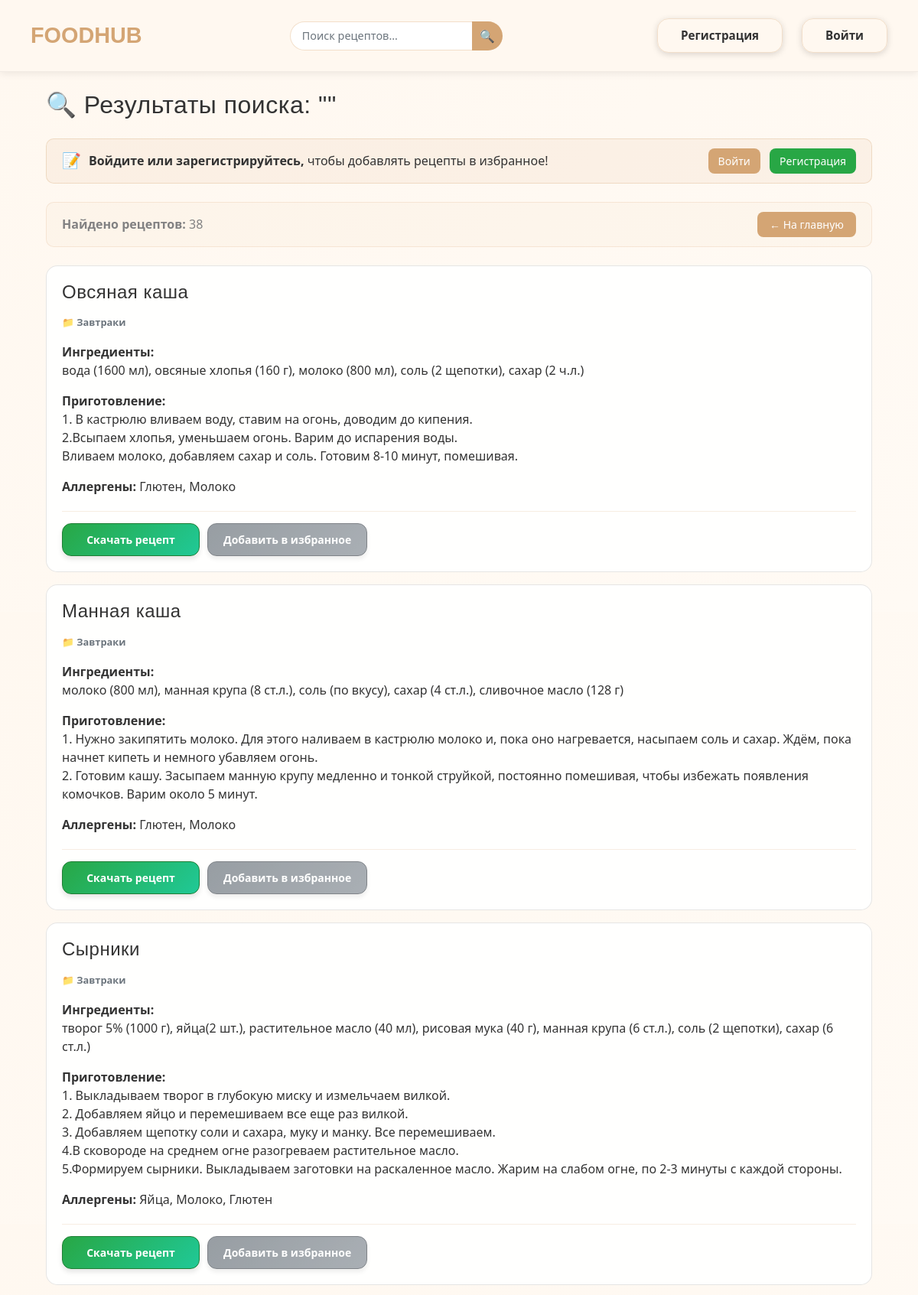
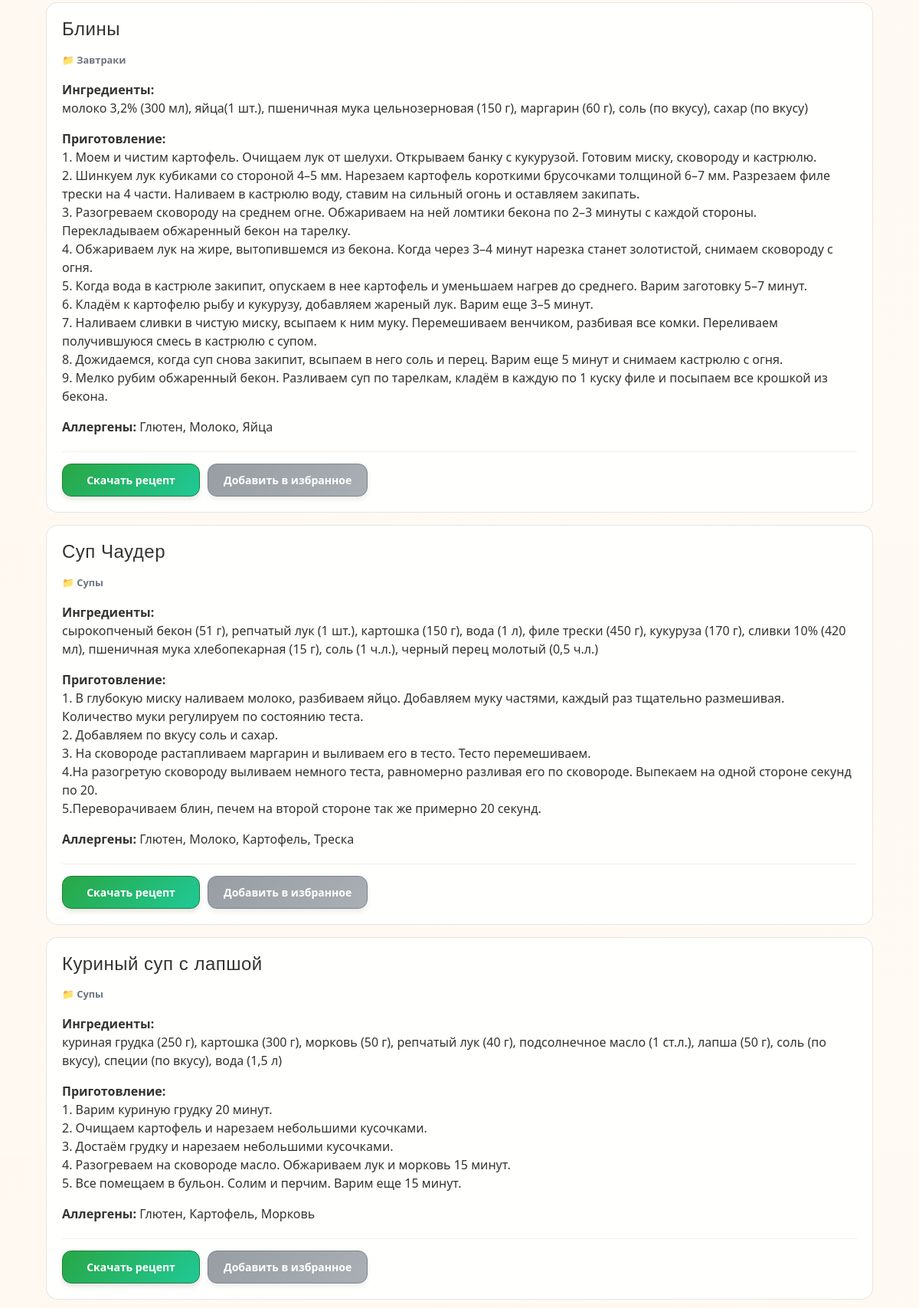
Screenshot of /search (upper part) with the database file from the repository (2 pictures, top to bottom).
### data/recipes.py (models this page shows)
class Recipes(SqlAlchemyBase):
    __tablename__ = 'recipes'
    id = sqlalchemy.Column(sqlalchemy.Integer,
                           primary_key=True, autoincrement=True)
    title = sqlalchemy.Column(sqlalchemy.String, nullable=True)
    content = sqlalchemy.Column(sqlalchemy.String, nullable=True)
    ingredients = sqlalchemy.Column(sqlalchemy.String, nullable=True)
    category = sqlalchemy.Column(sqlalchemy.String, nullable=True)
    user_id = sqlalchemy.Column(sqlalchemy.Integer, sqlalchemy.ForeignKey('users.id'))
    user = orm.relationship('User')
    allergens = orm.relationship('Allergen', secondary='recipe_allergen', backref='recipes')

### main.py (the view, shortened to what this page needs)
@app.route("/search")
def search():
    db_sess = db_session.create_session()
    query = request.args.get('q', '').strip().lower()
    print(f"🔍 Python поиск (AND логика): '{query}'")
    all_recipes = db_sess.query(Recipes).all()
    if not query:
        recipes = all_recipes
    for recipe in recipes:
        _ = recipe.allergens
    print(f"ИТОГ: Найдено {len(recipes)} рецептов")
    categories = db_sess.query(Recipes.category).distinct().all()
    categories = [cat[0] for cat in categories if cat[0]]
    all_allergens = db_sess.query(Allergen).all()
    db_sess.close()
    return render_template('searchres.html',
                           recipes=recipes,
                           search_query=query,
                           categories=[],
                           all_allergens=[])

### data/db_session.py (called while the page is built)
def create_session() -> Session:
    global __factory
    return __factory()

### main.py (called while the page is built)
@app.before_request
def force_guest_on_restart():
    from flask import session
    if 'initialized' not in session:
        session.clear()
        logout_user()
        session['initialized'] = True

### templates/searchres.html (shortened to what this page needs)
{% extends "base.html" %}
{% block content %}
<div class="container mt-4">
    <h2 class="mb-4">
        🔍 Результаты поиска: ""
    </h2>
    {% if not current_user.is_authenticated %}
    <div class="alert alert-info mb-4" style="
        background: rgba(212, 165, 116, 0.1);
        border: 1px solid rgba(212, 165, 116, 0.3);
        border-radius: 10px;
        color: #333;
    ">
        <div class="d-flex align-items-center">
            <div style="font-size: 20px; margin-right: 10px;">📝</div>
            <div>
                <strong>Войдите или зарегистрируйтесь,</strong> чтобы добавлять рецепты в избранное!
            </div>
            <div class="ml-auto">
                <a href="{{ url_for('login') }}" class="btn btn-sm mr-2" style="
                    background: #D4A574;
                    color: white;
                    border: 1px solid rgba(212, 165, 116, 0.3);
                    border-radius: 8px;
                    padding: 5px 12px;
                ">
                    Войти
                </a>
                <a href="{{ url_for('reqister') }}" class="btn btn-sm" style="
                    background: #28a745;
                    color: white;
                    border: 1px solid rgba(40, 167, 69, 0.3);
                    border-radius: 8px;
                    padding: 5px 12px;
                ">
                    Регистрация
                </a>
            </div>
        </div>
    </div>
    {% endif %}
    <div class="alert alert-light mb-4" style="
        background: rgba(212, 165, 116, 0.05);
        border: 1px solid rgba(212, 165, 116, 0.2);
        border-radius: 10px;
    ">
        <div class="d-flex justify-content-between align-items-center">
            <div>
                <strong>Найдено рецептов:</strong> {{ recipes|length }}
            </div>
            <div>
                <a href="/" class="btn btn-sm" style="
                    background: #D4A574;
                    color: white;
                    border: 1px solid rgba(212, 165, 116, 0.3);
                    border-radius: 8px;
                    padding: 5px 15px;
                ">
                    ← На главную
                </a>
            </div>
        </div>
    </div>
    {% if recipes %}
        <div class="recipes">
            {% for recipe in recipes %}
            <div class="recipe-card card mb-3" style="
                border: 1px solid rgba(212, 165, 116, 0.3);
                border-radius: 12px;
                background: rgba(255, 255, 255, 0.9);
            ">
                <div class="card-body">
                    <h4 class="card-title">{{ recipe.title }}</h4>
                    <p class="card-text">
                        <small class="text-muted">
                            📁 <strong>{{ recipe.category }}</strong>
                        </small>
                    </p>
                   <p class="card-text">
                        <strong>Ингредиенты:</strong><br>
                        {{ recipe.ingredients }}
                    </p>
                   <p class="card-text">
                        <strong>Приготовление:</strong><br>
                        {{ recipe.content | replace('\n', '<br>') | safe }}
                   </p>
                   <p class="card-text">
                        <strong>Аллергены:</strong>
                        {{ recipe.allergens|map(attribute='title')|join(', ') or 'нет' }}
                   </p>
                    <div class="recipe-actions">
                        <a href="/download_recipe/{{ recipe.id }}"
                           class="recipe-action-btn btn-download">
                            Скачать рецепт
                        </a>
                        {% if current_user.is_authenticated %}
                            {% set fav_ids = [] %}
                            {% if current_user.favourite_recipes %}
                                {% for fav in current_user.favourite_recipes %}
                                    {% if fav.id %}
                                        {% set _ = fav_ids.append(fav.id) %}
                                    {% endif %}
                                {% endfor %}
                            {% endif %}
                            {% if recipe.id in fav_ids %}
                                <a href="/remove_from_favourites/{{ recipe.id }}"
                                   class="recipe-action-btn btn-remove-fav">
                                    Удалить из избранного
                                </a>
                            {% else %}
                                <a href="/add_to_favourites/{{ recipe.id }}"
                                   class="recipe-action-btn btn-add-fav">
                                    Добавить в избранное
                                </a>
                            {% endif %}
                        {% else %}
                            <button class="recipe-action-btn btn-disabled"
                                    onclick="showRegistrationAlert()"
                                    title="Зарегистрируйтесь, чтобы добавить рецепт в избранное">
                                 Добавить в избранное
                            </button>
                        {% endif %}
                    </div>
                </div>
            </div>
            {% endfor %}
        </div>
    {% endif %}
</div>
{% endblock %}

### templates/base.html (style rules this page uses)
.recipe-actions { display: flex; flex-wrap: wrap; gap: 10px; margin-top: 20px; padding-top: 15px; border-top: 1px solid rgba(212, 165, 116, 0.2); }
.recipe-action-btn { display: inline-flex; align-items: center; justify-content: center; gap: 8px; padding: 10px 20px; border: none; border-radius: 12px; text-decoration: none; font-size: 14px; font-weight: 600; cursor: pointer; transition: all 0.3s ease; min-width: 180px; box-shadow: 0 4px 6px rgba(0, 0, 0, 0.1); }
.btn-download { background: linear-gradient(135deg, #28a745, #20c997); color: white; border: 1px solid #1e7e34; }
.btn-disabled { background: linear-gradient(135deg, #6c757d, #868e96); color: white; border: 1px solid #495057; cursor: not-allowed; opacity: 0.7; }
.recipe-action-btn::before { font-size: 16px; }
body { background-color: #FFF8F0 !important; background: linear-gradient(135deg, #FFF8F0 0%, #FFFAF4 100%) !important; color: #333333; font-family: 'Segoe UI', sans-serif; min-height: 100vh; margin: 0; padding: 0; }
.card { background: rgba(255, 255, 255, 0.9) !important; border: 1px solid rgba(0, 0, 0, 0.1) !important; border-radius: 15px !important; color: #333333 !important; }
h1, h2, h3, h4 { color: #333333; font-family: 'Arial', sans-serif; letter-spacing: 0.5px; }

### rows the page displays
Recipes: title "Овсяная каша", category "Завтраки", ingredients "вода (1600 мл), овсяные хлопья (160 г), молоко (800 мл), соль (2 щепотки), сахар (2 ч.л.)", content "1. В кастрюлю вливаем воду, ставим на огонь, доводим до кипения. 2.Всыпаем хлопья, уменьшаем огонь. Варим до испарения воды. Вливаем молоко, добавляем сахар и соль. Готовим 8-10 минут, помешивая.", allergens|map "Глютен, Молоко"
Recipes: title "Манная каша", category "Завтраки", ingredients "молоко (800 мл), манная крупа (8 ст.л.), соль (по вкусу), сахар (4 ст.л.), сливочное масло (128 г)", content "1. Нужно закипятить молоко. Для этого наливаем в кастрюлю молоко и, пока оно нагревается, насыпаем соль и сахар. Ждём, пока начнет кипеть и немного убавляем огонь. 2. Готовим кашу. Засыпаем манную крупу медленно и тонкой струйкой, постоянно помешивая, чтобы избежать появления комочков. Варим около 5 минут.", allergens|map "Глютен, Молоко"
Recipes: title "Сырники", category "Завтраки", ingredients "творог 5% (1000 г), яйца(2 шт.), растительное масло (40 мл), рисовая мука (40 г), манная крупа (6 ст.л.), соль (2 щепотки), сахар (6 ст.л.)", content "1. Выкладываем творог в глубокую миску и измельчаем вилкой. 2. Добавляем яйцо и перемешиваем все еще раз вилкой. 3. Добавляем щепотку соли и сахара, муку и манку. Все перемешиваем. 4.В сковороде на среднем огне разогреваем растительное масло. 5.Формируем сырники. Выкладываем заготовки на раскаленное масло. Жарим на слабом огне, по 2-3 минуты с каждой стороны.", allergens|map "Яйца, Молоко, Глютен"
Recipes: title "Блины", category "Завтраки", ingredients "молоко 3,2% (300 мл), яйца(1 шт.), пшеничная мука цельнозерновая (150 г), маргарин (60 г), соль (по вкусу), сахар (по вкусу)", content "1. Моем и чистим картофель. Очищаем лук от шелухи. Открываем банку с кукурузой. Готовим миску, сковороду и кастрюлю. 2. Шинкуем лук кубиками со стороной 4–5 мм. Нарезаем картофель короткими брусочками толщиной 6–7 мм. Разрезаем филе трески на 4 части. Наливаем в кастрюлю воду, ставим на сильный огонь и оставляем закипать. 3. Разогреваем сковороду на среднем огне. Обжариваем на ней ломтики бекона по 2–3 минуты с каждой стороны. Перекладываем обжаренный бекон на тарелку. 4. Обжариваем лук на жире, вытопившемся из бекона. Когда через 3–4 минут нарезка станет золотистой, снимаем сковороду с огня. 5. Когда вода в кастрюле закипит, опускаем в нее картофель и уменьшаем нагрев до среднего. Варим…", allergens|map "Глютен, Молоко, Яйца"
Recipes: title "Суп Чаудер", category "Супы", ingredients "сырокопченый бекон (51 г), репчатый лук (1 шт.), картошка (150 г), вода (1 л), филе трески (450 г), кукуруза (170 г), сливки 10% (420 мл), пшеничная мука хлебопекарная (15 г), соль (1 ч.л.), черный перец молотый (0,5 ч.л.)", content "1. В глубокую миску наливаем молоко, разбиваем яйцо. Добавляем муку частями, каждый раз тщательно размешивая. Количество муки регулируем по состоянию теста. 2. Добавляем по вкусу соль и сахар. 3. На сковороде растапливаем маргарин и выливаем его в тесто. Тесто перемешиваем. 4.На разогретую сковороду выливаем немного теста, равномерно разливая его по сковороде. Выпекаем на одной стороне секунд по 20. 5.Переворачиваем блин, печем на второй стороне так же примерно 20 секунд.", allergens|map "Глютен, Молоко, Картофель, Треска"
Recipes: title "Куриный суп с лапшой", category "Супы", ingredients "куриная грудка (250 г), картошка (300 г), морковь (50 г), репчатый лук (40 г), подсолнечное масло (1 ст.л.), лапша (50 г), соль (по вкусу), специи (по вкусу), вода (1,5 л)", content "1. Варим куриную грудку 20 минут. 2. Очищаем картофель и нарезаем небольшими кусочками. 3. Достаём грудку и нарезаем небольшими кусочками. 4. Разогреваем на сковороде масло. Обжариваем лук и морковь 15 минут. 5. Все помещаем в бульон. Солим и перчим. Варим еще 15 минут.", allergens|map "Глютен, Картофель, Морковь"

### other values shown
{{ recipes|length }} "38"
